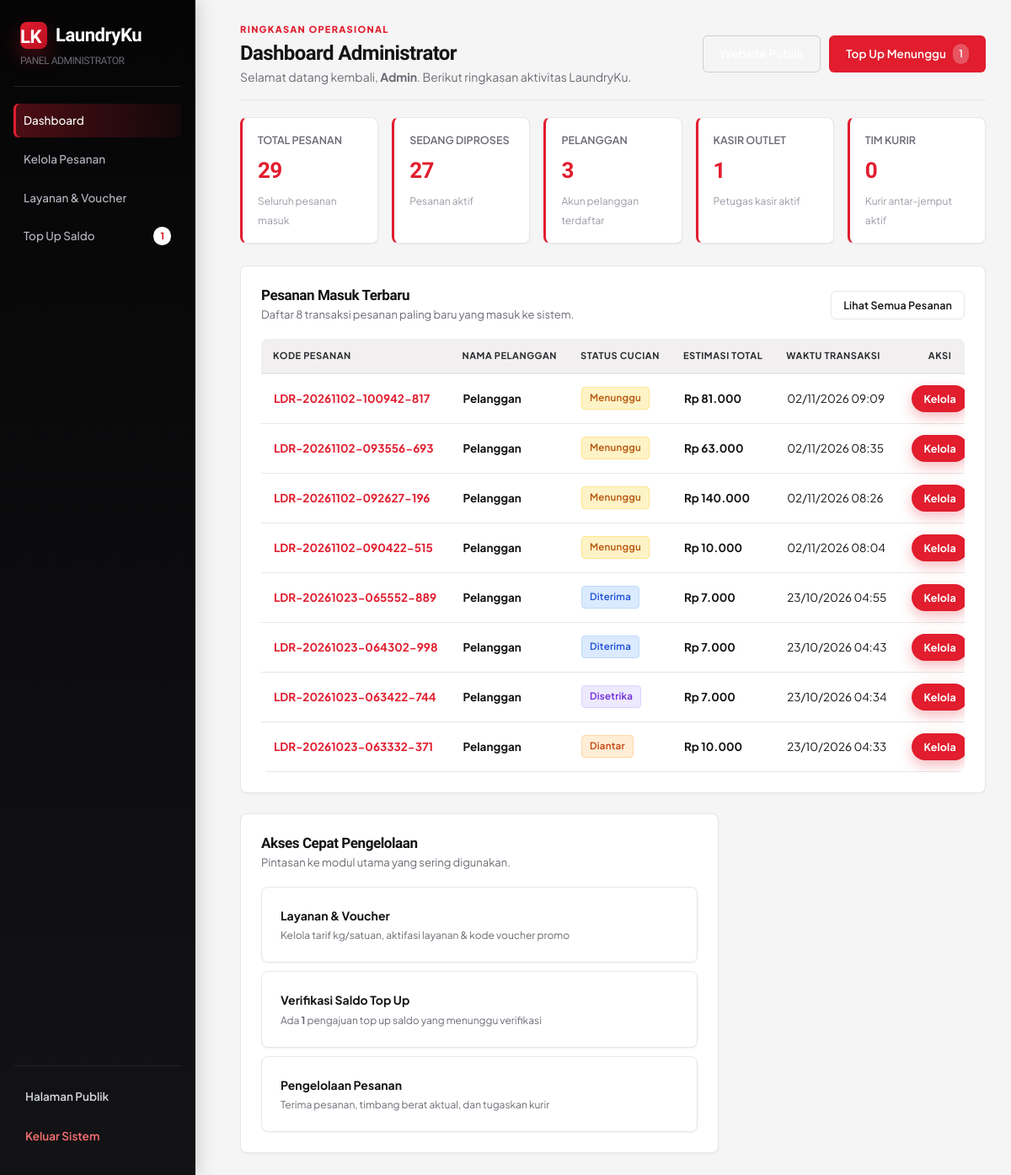
The page /laundry/admin/index.php (signed in) on the database its author committed.
### tables this page shows
CREATE TABLE `pesanan` (
  `id_pesanan` int(11) NOT NULL,
  `kode_pesanan` varchar(50) NOT NULL,
  `id_user` int(11) NOT NULL,
  `berat_estimasi` decimal(10,2) DEFAULT 0.00,
  `metode_pengiriman` enum('datang_sendiri','antar_jemput') DEFAULT 'datang_sendiri',
  `subtotal` decimal(12,2) DEFAULT 0.00,
  `ongkir` decimal(12,2) DEFAULT 0.00,
  `diskon` decimal(12,2) DEFAULT 0.00,
  `total_estimasi` decimal(12,2) DEFAULT 0.00,
  `estimasi_selesai` datetime DEFAULT NULL,
  `status_pesanan` varchar(30) DEFAULT 'menunggu',
  `catatan` text DEFAULT NULL,
  `tanggal_pesanan` timestamp NOT NULL DEFAULT current_timestamp()
);

CREATE TABLE `users` (
  `id_user` int(11) NOT NULL,
  `nama` varchar(100) NOT NULL,
  `email` varchar(100) DEFAULT NULL,
  `no_hp` varchar(20) DEFAULT NULL,
  `password` varchar(255) NOT NULL,
  `role` enum('admin','kasir','pelanggan','kurir') DEFAULT 'pelanggan',
  `status` enum('aktif','nonaktif') DEFAULT 'aktif',
  `created_at` timestamp NOT NULL DEFAULT current_timestamp()
);

### laundry/admin/index.php (the view, shortened to what this page needs)
<?php
require_once __DIR__.'/../config/koneksi.php';
function rp($n){return 'Rp '.number_format((float)$n,0,',','.');}
function total($conn,$sql){$r=$conn->query($sql);return (int)$r->fetch_assoc()['total'];}
$totalPesanan=total($conn,"SELECT COUNT(*) total FROM pesanan");
$proses=total($conn,"SELECT COUNT(*) total FROM pesanan WHERE status_pesanan NOT IN ('selesai','terkirim','diambil','dibatalkan')");
$pelanggan=total($conn,"SELECT COUNT(*) total FROM users WHERE role='pelanggan'");
$kasir=total($conn,"SELECT COUNT(*) total FROM users WHERE role='kasir'");
$kurir=total($conn,"SELECT COUNT(*) total FROM users WHERE role='kurir'");
$topup=total($conn,"SELECT COUNT(*) total FROM transaksi_dompet WHERE jenis='topup' AND status='menunggu'");
$recent=$conn->query("SELECT p.kode_pesanan,u.nama,p.status_pesanan,p.total_estimasi,p.tanggal_pesanan FROM pesanan p JOIN users u ON u.id_user=p.id_user ORDER BY p.id_pesanan DESC LIMIT 8");
?>
<!doctype html>
<html lang="id">
<head>
  <link rel="stylesheet" href="../assets/css/style.css">
  <link rel="stylesheet" href="../assets/css/theme-pro.css?v=3">
</head>
<body class="admin-body">
<div class="admin-shell">
  <aside class="sidebar">
    <a class="side-brand" href="index.php">
      <div style="display:flex;align-items:center;gap:10px;">
        <span class="brand-badge">LK</span>
        <span>LaundryKu</span>
      </div>
      <small>PANEL ADMINISTRATOR</small>
    </a>
    <nav class="side-nav">
      <a class="active" href="index.php">
        <span>Dashboard</span>
      </a>
      <a href="pesanan.php">
        <span>Kelola Pesanan</span>
      </a>
      <a href="layanan_voucher.php">
        <span>Layanan & Voucher</span>
      </a>
      <a href="topup.php">
        <span>Top Up Saldo</span>
        <?php if($topup > 0): ?>
          <b><?=$topup?></b>
        <?php endif; ?>
      </a>
    </nav>
    <div class="side-bottom">
      <a href="../index.php" target="_blank">
        <span>Halaman Publik</span>
      </a>
      <a class="logout" href="../auth/logout.php">
        <span>Keluar Sistem</span>
      </a>
    </div>
  </aside>
  <section class="admin-main">
    <header class="admin-header">
      <div>
        <div class="eyebrow">RINGKASAN OPERASIONAL</div>
        <h1>Dashboard Administrator</h1>
        <p>Selamat datang kembali, <b><?=htmlspecialchars($_SESSION['nama']??'Admin')?></b>. Berikut ringkasan aktivitas LaundryKu.</p>
      </div>
      <div class="header-actions">
        <a class="outline-btn" href="../index.php" target="_blank">Website Publik</a>
        <a class="primary-btn" href="topup.php">
          Top Up Menunggu <?php if($topup>0): ?><span style="background:rgba(255,255,255,0.25);padding:2px 7px;border-radius:99px;font-size:12px"><?=$topup?></span><?php endif; ?>
        </a>
      </div>
    </header>
    <div class="stat-grid">
      <div class="admin-stat">
        <div style="display:flex;justify-content:space-between;align-items:center">
          <span>TOTAL PESANAN</span>
        </div>
        <strong><?=$totalPesanan?></strong>
        <small>Seluruh pesanan masuk</small>
      </div>
      <div class="admin-stat">
        <div style="display:flex;justify-content:space-between;align-items:center">
          <span>SEDANG DIPROSES</span>
        </div>
        <strong><?=$proses?></strong>
        <small>Pesanan aktif</small>
      </div>
      <div class="admin-stat">
        <div style="display:flex;justify-content:space-between;align-items:center">
          <span>PELANGGAN</span>
        </div>
        <strong><?=$pelanggan?></strong>
        <small>Akun pelanggan terdaftar</small>
      </div>
      <div class="admin-stat">
        <div style="display:flex;justify-content:space-between;align-items:center">
          <span>KASIR OUTLET</span>
        </div>
        <strong><?=$kasir?></strong>
        <small>Petugas kasir aktif</small>
      </div>
      <div class="admin-stat">
        <div style="display:flex;justify-content:space-between;align-items:center">
          <span>TIM KURIR</span>
        </div>
        <strong><?=$kurir?></strong>
        <small>Kurir antar-jemput aktif</small>
      </div>
    </div>
    <div class="admin-grid">
      <section class="admin-card wide">
        <div class="card-head">
          <div>
            <h2>Pesanan Masuk Terbaru</h2>
            <p>Daftar 8 transaksi pesanan paling baru yang masuk ke sistem.</p>
          </div>
          <a class="small-btn" href="pesanan.php">Lihat Semua Pesanan</a>
        </div>
        <div class="table-wrap">
          <table class="admin-table">
            <thead>
              <tr>
                <th>Kode Pesanan</th>
                <th>Nama Pelanggan</th>
                <th>Status Cucian</th>
                <th>Estimasi Total</th>
                <th>Waktu Transaksi</th>
                <th style="text-align:center">Aksi</th>
              </tr>
            </thead>
            <tbody>
              <?php if($recent && $recent->num_rows > 0): ?>
                <?php while($x = $recent->fetch_assoc()): ?>
                  <tr>
                    <td>
                      <b style="color:var(--brand)"><?=htmlspecialchars($x['kode_pesanan'])?></b>
                    </td>
                    <td>
                      <b><?=htmlspecialchars($x['nama'])?></b>
                    </td>
                    <td>
                      <span class="status-pill <?=htmlspecialchars($x['status_pesanan'])?>">
                        <?=ucwords(str_replace('_',' ',$x['status_pesanan']))?>
                      </span>
                    </td>
                    <td>
                      <b><?=rp($x['total_estimasi'])?></b>
                    </td>
                    <td>
                      <?=date('d/m/Y H:i', strtotime($x['tanggal_pesanan']))?>
                    </td>
                    <td style="text-align:center">
                      <a class="small-btn primary" href="pesanan.php?status=<?=urlencode($x['status_pesanan'])?>">
                        Kelola
                      </a>
                    </td>
                  </tr>
                <?php endwhile; ?>
              <?php else: ?>
                <tr>
                  <td colspan="6" style="text-align:center;padding:24px;color:var(--muted)">Belum ada data pesanan yang masuk.</td>
                </tr>
              <?php endif; ?>
            </tbody>
          </table>
        </div>
      </section>
      <section class="admin-card">
        <div class="card-head">
          <div>
            <h2>Akses Cepat Pengelolaan</h2>
            <p>Pintasan ke modul utama yang sering digunakan.</p>
          </div>
        </div>
        <div class="quick-grid">
          <a href="layanan_voucher.php" class="quick-card">
            <strong>Layanan & Voucher</strong>
            <span>Kelola tarif kg/satuan, aktifasi layanan & kode voucher promo</span>
          </a>
          <a href="topup.php" class="quick-card">
            <strong>Verifikasi Saldo Top Up</strong>
            <span>Ada <b><?=$topup?></b> pengajuan top up saldo yang menunggu verifikasi</span>
          </a>
          <a href="pesanan.php" class="quick-card">
            <strong>Pengelolaan Pesanan</strong>
            <span>Terima pesanan, timbang berat aktual, dan tugaskan kurir</span>
          </a>
        </div>
      </section>
    </div>
  </section>
</div>
</body>
</html>

### laundry/assets/css/theme-pro.css (style rules this page uses)
:root { --brand: #e11d2e; --brand-dark: #b4101f; --brand-light: #fff1f2; --brand-glow: rgba(225, 29, 46, .18); --brand-border: #f9a8ae; --ink: #141416; --ink-deep: #09090b; --ink-soft: #2b2b30; --muted: #6b6b75; --muted-light: #9a9aa5; --line: #e8e6e6; --line-dark: #2a2a2f; --canvas: #f6f5f5; --surface: #fff; --shadow-sm: 0 1px 3px rgba(9, 9, 11, .06); --shadow-md: 0 8px 20px rgba(9, 9, 11, .08); --shadow-lg: 0 18px 40px rgba(9, 9, 11, .13); --shadow-brand: 0 10px 26px rgba(225, 29, 46, .32); --radius-md: 12px; --radius-lg: 16px; --radius-xl: 22px; }
body { font-family: 'Plus Jakarta Sans', system-ui, 'Segoe UI', sans-serif; background: var(--canvas); color: var(--ink); }
h1, h2, h3, .brand, .side-brand, .service-price, .admin-stat strong, .stat strong, .cashier-stat strong { font-family: 'Bricolage Grotesque', 'Plus Jakarta Sans', sans-serif; letter-spacing: -.025em; }
.btn, .primary-btn, .small-btn.primary, .cashier-btn, .manage-submit { background: linear-gradient(135deg, #f0283a, #c4111f); color: #fff; border: 0; border-radius: 999px; font-weight: 700; box-shadow: 0 6px 16px rgba(225, 29, 46, .3); transition: transform .15s, box-shadow .2s; }
.btn.secondary, .outline-btn { background: transparent; color: var(--ink); border: 1.5px solid #d4d2d2; box-shadow: none; }
.service-card, .feature-card, .panel, .admin-card, .quick-card, .history-card, .track-box, .checkout-box, .manage-panel, .cashier-panel { background: var(--surface); border: 1px solid var(--line); border-radius: var(--radius-lg); box-shadow: var(--shadow-sm); }
th { background: var(--ink); color: #fff; }
.sidebar { background: linear-gradient(180deg, #050506, #131316); border-right: 1px solid #1f1f24; }
.side-nav a { color: #b8b8c1; border-radius: 12px; font-weight: 600; }
.side-nav a.active { background: linear-gradient(90deg, rgba(225, 29, 46, .32), rgba(225, 29, 46, .06)); color: #fff; box-shadow: inset 3px 0 0 var(--brand); }
.admin-body { background: var(--canvas); }
.admin-header h1 { font-size: clamp(24px, 3vw, 32px); }
.admin-stat, .cashier-stat { background: #fff; border: 1px solid var(--line); border-left: 4px solid var(--brand); border-radius: var(--radius-lg); box-shadow: var(--shadow-sm); }
.admin-table th, .cashier-table th, .manage-table th { background: #f1efef; color: var(--ink-soft); }
:root { --radius-sm: 4px; --radius-md: 6px; --radius-lg: 8px; --radius-xl: 10px; --shadow-sm: 0 1px 2px rgba(9,9,11,.05); --shadow-md: 0 4px 12px rgba(9,9,11,.07); --shadow-lg: 0 10px 26px rgba(9,9,11,.10); }
body { font-size: 14.5px; line-height: 1.6; }
h1, h2, h3 { font-weight: 700; }
.btn, .primary-btn, .small-btn, .cashier-btn, .manage-submit, .danger-btn, .outline-btn { border-radius: 6px; font-size: 13.5px; font-weight: 600; padding: 10px 20px; letter-spacing: .01em; box-shadow: none; background-image: none; }
.btn, .primary-btn, .small-btn.primary, .cashier-btn, .manage-submit { background: var(--brand); }
.small-btn { padding: 6px 14px; font-size: 12.5px; }
.btn.secondary, .outline-btn { border: 1px solid #cfcccc; }
.service-card, .feature-card, .quick-card, .history-card { padding: 22px; border-radius: 8px; }
table { font-size: 13.5px; }
th, td { padding: 11px 14px; }
th { font-size: 12px; font-weight: 600; letter-spacing: .02em; }
.table-wrap, .panel, .checkout-box, .admin-card, .manage-panel, .cashier-panel, .track-box { border-radius: 8px; }
.status-pill, .status-badge, .pill2 { border-radius: 4px; font-size: 11.5px; padding: 3px 9px; font-weight: 600; }
.sidebar { width: 232px; }
.side-nav a { padding: 9px 12px; font-size: 13.5px; border-radius: 6px; font-weight: 500; }
.side-brand { font-size: 18px; }
.admin-main { padding: 26px 30px; }
.admin-header { margin-bottom: 20px; padding-bottom: 16px; border-bottom: 1px solid var(--line); }
.admin-header h1 { font-size: 24px; }
.admin-stat, .cashier-stat { border-radius: 8px; padding: 16px 18px; border-left-width: 3px; }
.admin-stat strong, .cashier-stat strong { font-size: 26px; }
.admin-stat span { font-size: 12.5px; color: var(--muted); }
.card-head h2 { font-size: 17px; }

### rows shown on the page
pesanan: kode_pesanan "LDR-20261102-100942-817", id_user.nama "Pelanggan", status_pesanan "Menunggu", total_estimasi "Rp 81.000", tanggal_pesanan "02/11/2026 09:09"
pesanan: kode_pesanan "LDR-20261102-093556-693", id_user.nama "Pelanggan", status_pesanan "Menunggu", total_estimasi "Rp 63.000", tanggal_pesanan "02/11/2026 08:35"
pesanan: kode_pesanan "LDR-20261102-092627-196", id_user.nama "Pelanggan", status_pesanan "Menunggu", total_estimasi "Rp 140.000", tanggal_pesanan "02/11/2026 08:26"
pesanan: kode_pesanan "LDR-20261102-090422-515", id_user.nama "Pelanggan", status_pesanan "Menunggu", total_estimasi "Rp 10.000", tanggal_pesanan "02/11/2026 08:04"
pesanan: kode_pesanan "LDR-20261023-065552-889", id_user.nama "Pelanggan", status_pesanan "Diterima", total_estimasi "Rp 7.000", tanggal_pesanan "23/10/2026 04:55"
pesanan: kode_pesanan "LDR-20261023-064302-998", id_user.nama "Pelanggan", status_pesanan "Diterima", total_estimasi "Rp 7.000", tanggal_pesanan "23/10/2026 04:43"
pesanan: kode_pesanan "LDR-20261023-063422-744", id_user.nama "Pelanggan", status_pesanan "Disetrika", total_estimasi "Rp 7.000", tanggal_pesanan "23/10/2026 04:34"
pesanan: kode_pesanan "LDR-20261023-063332-371", id_user.nama "Pelanggan", status_pesanan "Diantar", total_estimasi "Rp 10.000", tanggal_pesanan "23/10/2026 04:33"

### other values the page prints
$topup "1"
$_SESSION['nama'] "Admin"
$totalPesanan "29"
$proses "27"
$pelanggan "3"
$kasir "1"
$kurir "0"
